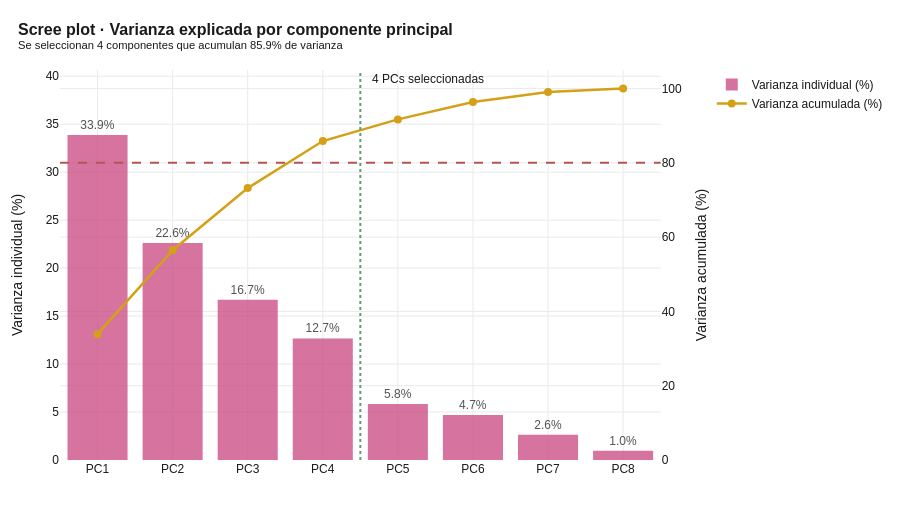

The code cell stored with this chart in its notebook:
### Code cell
# 2.3 Visualización del scree plot
fig = make_subplots(specs=[[{"secondary_y": True}]])

# Varianza individual (barras)
fig.add_trace(go.Bar(
    x=[f"PC{i+1}" for i in range(n_features)],
    y=var_explained,
    marker_color=COLOR_NACIONAL, opacity=0.75,
    name="Varianza individual (%)",
    text=[f"{v:.1f}%" for v in var_explained], textposition="outside",
), secondary_y=False)

# Varianza acumulada (línea)
fig.add_trace(go.Scatter(
    x=[f"PC{i+1}" for i in range(n_features)],
    y=var_explained_cum,
    mode="lines+markers", line=dict(color=COLOR_DESTACAR, width=2.5),
    marker=dict(size=8, color=COLOR_DESTACAR),
    name="Varianza acumulada (%)",
), secondary_y=True)

# Línea horizontal del 80%
fig.add_hline(y=80, line_dash="dash", line_color=COLOR_NEGATIVO, secondary_y=True,
               annotation_text="Umbral 80%", annotation_position="top right")

# Línea vertical en N_PCS
fig.add_vline(x=N_PCS - 0.5, line_dash="dot", line_color=COLOR_POSITIVO,
               annotation_text=f"   {N_PCS} PCs seleccionadas",
               annotation_position="top right")

fig.update_layout(
    title=dict(text=f"<b>Scree plot · Varianza explicada por componente principal</b><br><sup>Se seleccionan {N_PCS} componentes que acumulan {var_explained_cum[N_PCS-1]:.1f}% de varianza</sup>"),
    height=520, showlegend=True,
)
fig.update_yaxes(title_text="Varianza individual (%)", secondary_y=False, range=[0, max(var_explained)*1.2])
fig.update_yaxes(title_text="Varianza acumulada (%)", secondary_y=True, range=[0, 105])
guardar_y_mostrar(fig, "03_scree_plot")

### Figure 1 — Plotly figure (JSON) as saved in the notebook; plotly's stock layout.template omitted (floating-point values rounded to 4 significant figures)
{"data": [{"marker": {"color": "#C8447F"}, "name": "Varianza individual (%)", "opacity": 0.75, "text": ["33.9%", "22.6%", "16.7%", "12.7%", "5.8%", "4.7%", "2.6%", "1.0%"], "textposition": "outside", "type": "bar", "x": ["PC1", "PC2", "PC3", "PC4", "PC5", "PC6", "PC7", "PC8"], "xaxis": "x", "y": [33.88, 22.61, 16.72, 12.67, 5.83, 4.703, 2.643, 0.9526], "yaxis": "y"}, {"line": {"color": "#D4A017", "width": 2.5}, "marker": {"color": "#D4A017", "size": 8}, "mode": "lines+markers", "name": "Varianza acumulada (%)", "type": "scatter", "x": ["PC1", "PC2", "PC3", "PC4", "PC5", "PC6", "PC7", "PC8"], "xaxis": "x", "y": [33.88, 56.48, 73.2, 85.87, 91.7, 96.4, 99.05, 100.0], "yaxis": "y2"}], "layout": {"annotations": [{"showarrow": false, "text": "Umbral 80%", "x": 1, "xanchor": "right", "xref": "x domain", "y": 80, "yanchor": "bottom", "yref": "y"}, {"showarrow": false, "text": "   4 PCs seleccionadas", "x": 3.5, "xanchor": "left", "xref": "x", "y": 1, "yanchor": "top", "yref": "y domain"}], "height": 520, "shapes": [{"line": {"color": "#B85450", "dash": "dash"}, "type": "line", "x0": 0, "x1": 1, "xref": "x domain", "y0": 80, "y1": 80, "yref": "y2"}, {"line": {"color": "#5C9E76", "dash": "dot"}, "type": "line", "x0": 3.5, "x1": 3.5, "xref": "x", "y0": 0, "y1": 1, "yref": "y domain"}], "showlegend": true, "title": {"text": "<b>Scree plot · Varianza explicada por componente principal</b><br><sup>Se seleccionan 4 componentes que acumulan 85.9% de varianza</sup>"}, "xaxis": {"anchor": "y", "domain": [0, 0.94]}, "yaxis": {"anchor": "x", "domain": [0, 1], "range": [0, 40.65], "title": {"text": "Varianza individual (%)"}}, "yaxis2": {"anchor": "x", "overlaying": "y", "range": [0, 105], "side": "right", "title": {"text": "Varianza acumulada (%)"}}}}
